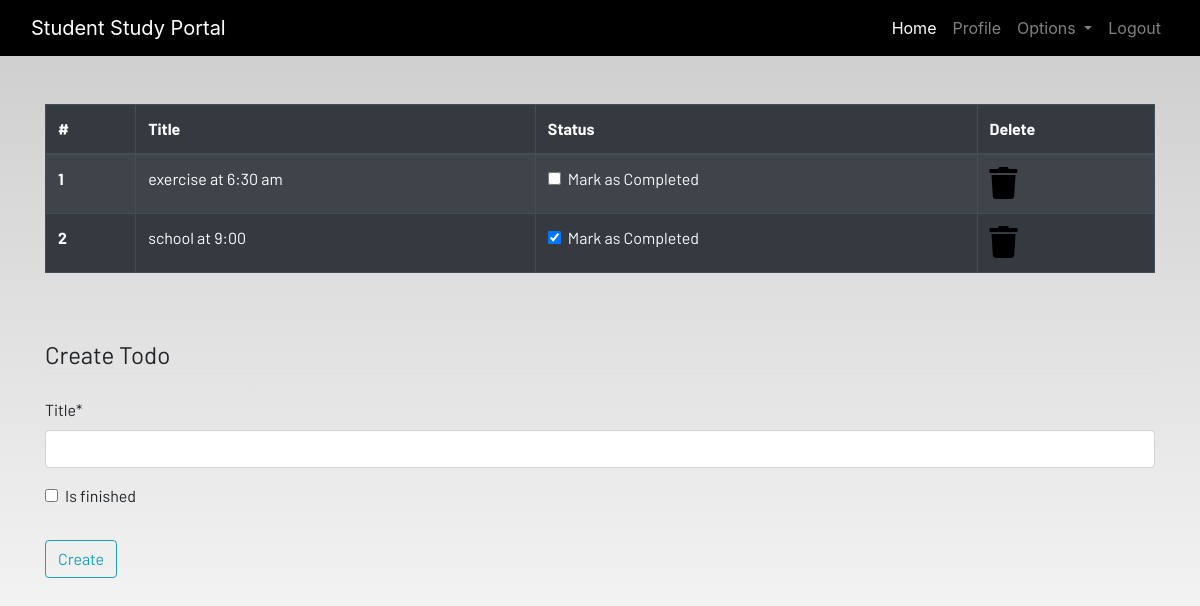
The app's page /todo (signed in), older data.
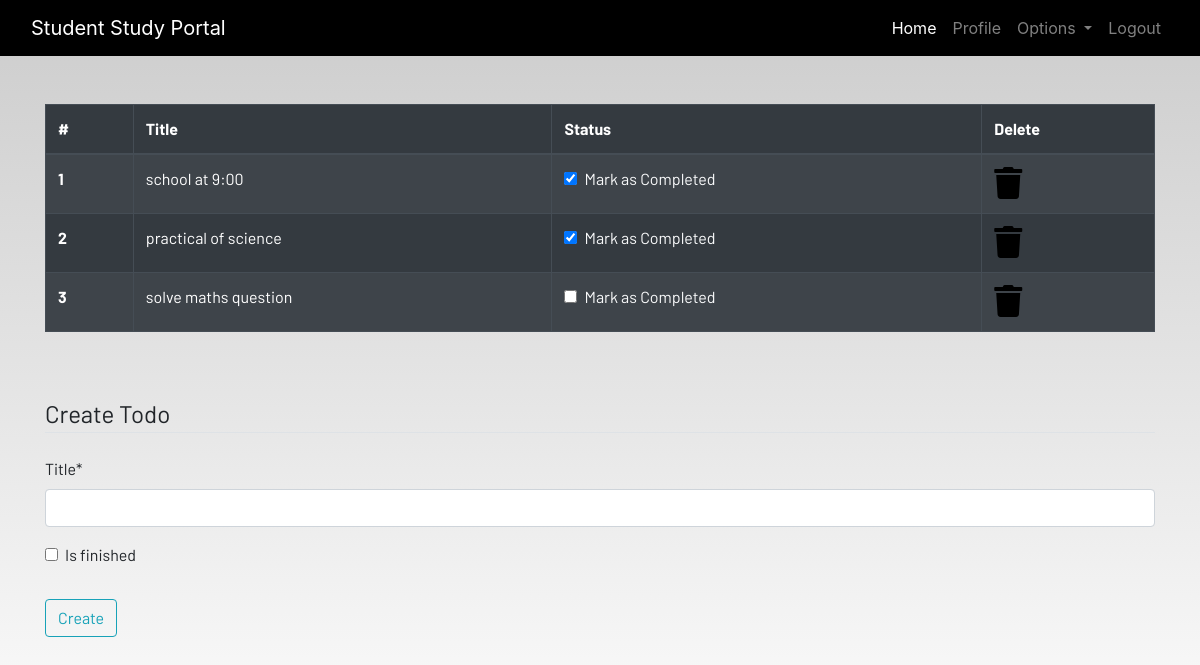
The same page, newer data.
### dashboard/models.py (models this page shows, shortened)
class Todo(models.Model):
    user = models.ForeignKey(User,on_delete=models.CASCADE)
    title = models.CharField(max_length=100)
    is_finished = models.BooleanField(default=False)

### dashboard/views.py (the view)
# urls.py: path('todo',views.todo,name="todo"),
@login_required
def todo(request):
    if request.method == "POST":
        form = TodoForm(request.POST)
        if form.is_valid():
            try:
                finished = request.POST["is_finished"]
                if finished == 'on':
                    finished = True
                else:
                    finished = False
            except:
                    finished = False
            todos = Todo(
                    user = request.user,
                    title = request.POST['title'],
                    is_finished = finished
            )
            todos.save()
            messages.success(request,f"Todo Added from {request.user.username}!!")
    else:
        form = TodoForm
    todo = Todo.objects.filter(user=request.user)
    if len(todo) == 0:
        todos_done = True
    else:
        todos_done = False
    context = {
        'form':form,
        'todos':todo,
        'todos_done':todos_done
    }
    return render(request,"dashboard/todo.html",context)

### dashboard/templates/dashboard/todo.html (shortened to what this page needs)
{% extends 'dashboard/base.html' %}
{% load static %}
{% load crispy_forms_tags%}
{% block content %}
<div class="container">
    {% if  not todos_done %}
    <table class="table table-striped table-bordered table-hover table-dark">
        <thead>
            <tr>
                <th scope="col">#</th>
                <th scope="col">Title</th>
                <th scope="col">Status</th>
                <th scope="col">Delete</th>
            </tr>
        </thead>
        <tbody>
            {% for todo in todos %}
            <tr>
                <th scope="row">{{forloop.counter}}</th>
                <td>{{todo.title}}</td>
                <td>
                    <a href="{% url 'update-todo' todo.id %}">
                        <div class="form-check">
                            {% if todo.is_finished == True %}
                            <input class="form-check-input" type="checkbox" value="" checked>
                            {% else %}
                            <input class="form-check-input" type="checkbox" value="">
                            {% endif %}
                            <label class="form-check-label text-light" for="flexCheckDefault">
                                Mark as Completed
                            </label>
                        </div>
                    </a>
                </td>
                <td><a href="{% url 'delete-todo' todo.id %}"><i class="fa fa-trash fa-2x"></i></a></td>
            </tr>
            {% endfor %}
        </tbody>
    </table>
    {% else %}
    <h4>All tasks have been done!! create to add more</h4>
{% endif %}
</div><br><br>
<div class="container">
    <form method="POST">
        <fieldset class="form-group">
            <legend class="border-bottom mb-4">Create Todo</legend>
            {{form|crispy}}
        </fieldset>
        <div class="form-group">
            <button href="" class="btn btn-outline-info" type="submit">
                Create
            </button>
        </div>
    </form>
</div>
{% endblock content %}

Row changes from the older to the newer data that the page shows:
removed Todo: title "exercise at 6:30 am"
added Todo: title "practical of science"
added Todo: title "solve maths question"
